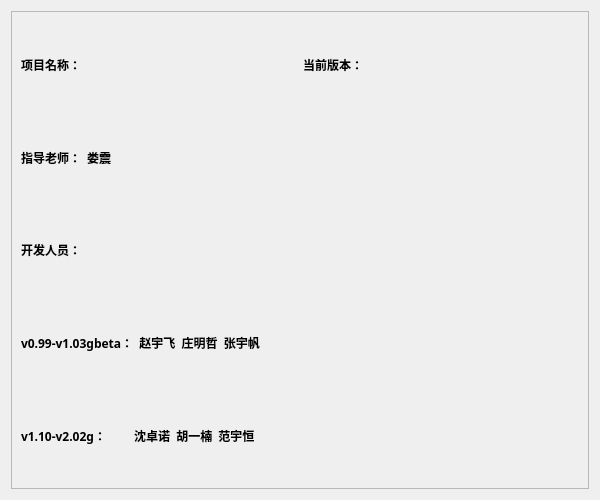
<?xml version="1.0" encoding="UTF-8"?>
<ui version="4.0">
 <class>AboutDialog</class>
 <widget class="QDialog" name="AboutDialog">
  <property name="geometry">
   <rect>
    <x>0</x>
    <y>0</y>
    <width>600</width>
    <height>500</height>
   </rect>
  </property>
  <property name="windowTitle">
   <string>Dialog</string>
  </property>
  <layout class="QHBoxLayout" name="horizontalLayout">
   <item>
    <widget class="QScrollArea" name="scrollArea">
     <property name="widgetResizable">
      <bool>true</bool>
     </property>
     <widget class="QWidget" name="scrollAreaWidgetContents">
      <property name="geometry">
       <rect>
        <x>0</x>
        <y>0</y>
        <width>580</width>
        <height>480</height>
       </rect>
      </property>
      <layout class="QGridLayout" name="gridLayout">
       <item row="0" column="0">
        <widget class="QLabel" name="nameLabel">
         <property name="font">
          <font>
           <family>Agency FB</family>
           <weight>75</weight>
           <bold>true</bold>
          </font>
         </property>
         <property name="text">
          <string>项目名称：</string>
         </property>
        </widget>
       </item>
       <item row="0" column="1">
        <widget class="QLabel" name="versionLabel">
         <property name="font">
          <font>
           <family>Agency FB</family>
           <weight>75</weight>
           <bold>true</bold>
          </font>
         </property>
         <property name="text">
          <string>当前版本：</string>
         </property>
        </widget>
       </item>
       <item row="1" column="0">
        <widget class="QLabel" name="teacherLabel">
         <property name="font">
          <font>
           <family>Agency FB</family>
           <weight>75</weight>
           <bold>true</bold>
          </font>
         </property>
         <property name="text">
          <string>指导老师：  娄震</string>
         </property>
        </widget>
       </item>
       <item row="2" column="0">
        <widget class="QLabel" name="memberLabel">
         <property name="font">
          <font>
           <family>Agency FB</family>
           <weight>75</weight>
           <bold>true</bold>
          </font>
         </property>
         <property name="text">
          <string>开发人员：</string>
         </property>
        </widget>
       </item>
       <item row="3" column="0" colspan="2">
        <widget class="QLabel" name="member1">
         <property name="font">
          <font>
           <family>Agency FB</family>
           <weight>75</weight>
           <bold>true</bold>
          </font>
         </property>
         <property name="text">
          <string>v0.99-v1.03gbeta：  赵宇飞  庄明哲  张宇帆</string>
         </property>
        </widget>
       </item>
       <item row="4" column="0" colspan="2">
        <widget class="QLabel" name="member2">
         <property name="font">
          <font>
           <family>Agency FB</family>
           <weight>75</weight>
           <bold>true</bold>
          </font>
         </property>
         <property name="text">
          <string>v1.10-v2.02g：         沈卓诺  胡一楠  范宇恒</string>
         </property>
        </widget>
       </item>
      </layout>
     </widget>
    </widget>
   </item>
  </layout>
 </widget>
 <tabstops>
  <tabstop>scrollArea</tabstop>
 </tabstops>
 <resources/>
 <connections/>
</ui>
